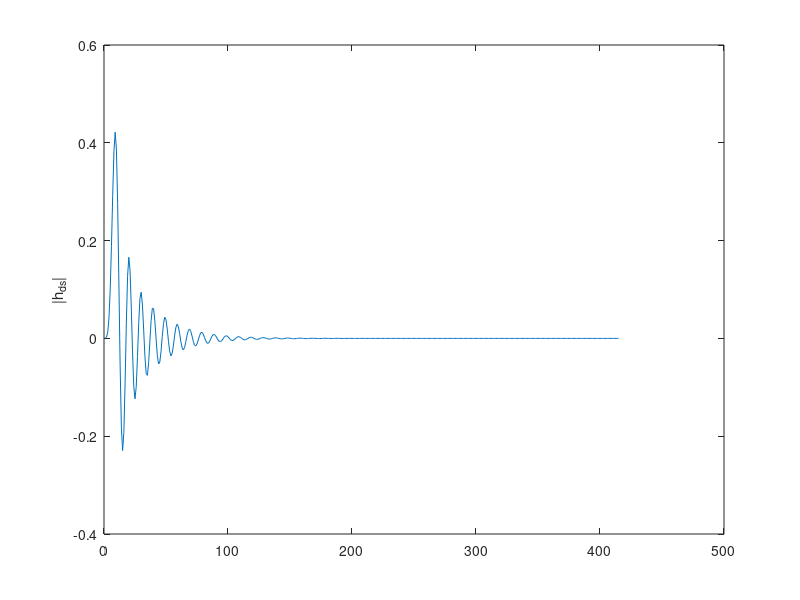
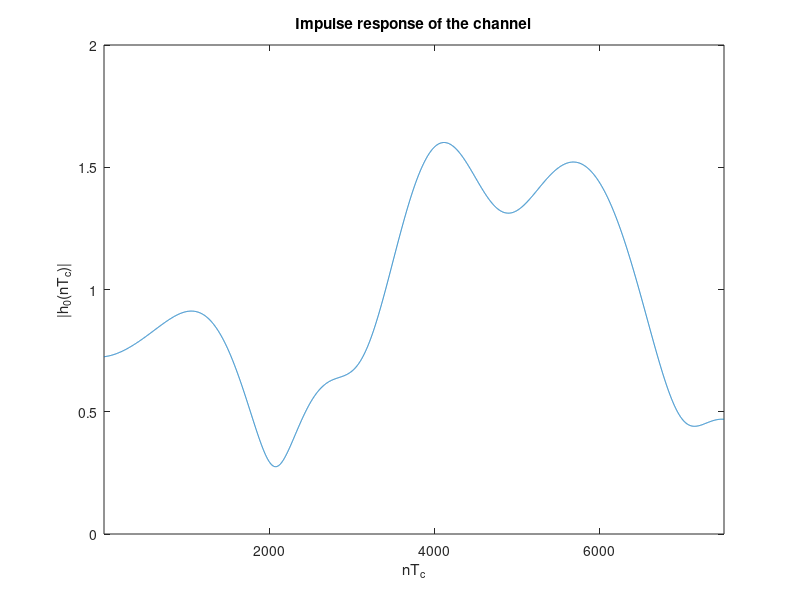

The MATLAB script that drew these images, in order: (Note: this script raises an error after producing the figures.)
clc; close all; clear global; clearvars;

%% SETUP OF THE GIVEN PARAMETERS
Tc=1;
fd=(40*10^-5)/Tc;
Tp=1/10*(1/fd); 
Nsamples=80000;
hplot_samples=7500;

KdB=2;
K=10^(KdB/10); 
C=sqrt(K/(K+1)); 

%setup of the doppler filter coefficients (page 317)
a_ds=[1, -4.4153, 8.6283, -9.4592, 6.1051, -1.3542, -3.3622, 7.2390, -7.9361, 5.1221, -1.8401, 2.8706e-1];
b_ds=[1.3651e-4, 8.1905e-4, 2.0476e-3, 2.7302e-3, 2.0476e-3, 9.0939e-4, 6.7852e-4, 1.3550e-3, 1.8076e-3, 1.3550e-3, 5.3726e-4, 6.1818e-5, -7.1294e-5, ...
    -9.5058e-5, -7.1294e-5, -2.5505e-5, 1.3321e-5, 4.5186e-5, 6.0248e-5, 4.5186e-5, 1.8074e-5, 3.0124e-6];
% The energy of the doppler filter need to be normalized to 1
h_ds=impz(b_ds, a_ds);
E_hds=sum(h_ds.^2);
b_ds=b_ds/sqrt(E_hds);
%normalize the power of h0
Md=1-C^2;

%% SIMULATION OF THE CHANNEL IMPULSE RESPONSE
%compute the transient as 5*Neq*Tp because the final sampling time is Tq 
pvec=abs(roots(a_ds));
pmax=max(pvec);
Neq=ceil(-1/log(pmax));
transient=5*Tp*Neq;

h_nsamples=Nsamples+transient;
w_samples=ceil(h_nsamples/Tp);
% Complex-valued Gaussian white noise with zero mean and unit variance
w=wgn(w_samples,1,0,'complex');

h_full=filter(b_ds, a_ds, w);
figure, plot(impz(b_ds,a_ds)), ylabel('|h_{ds}|')

%interpolation to Tq
t = 1:length(h_full);
t_int = Tc/Tp:Tc/Tp:length(h_full);
h_int = interp1(t, h_full, t_int, 'spline');

%multiply by sqrt(M_h0) to give the desired power
h_int=h_int*sqrt(Md);

%drop the transient and add C because of LOS component
h=h_int(transient+1:end)+C;


%plot of 7500 samples of h
figure, 
plot(abs(h(1:hplot_samples)))
xlabel('nT_c')
ylabel('|h_0(nT_c)|')
xlim([1 hplot_samples])
title('Impulse response of the channel')

%% ESTIMATE OF THE PDF OF H0bar

h_bar=h/sqrt(C^2+Md); % the normalization here does not make much sense
% as M_h0=1-C^2, but it's to keep the formulas as in the book

% mean and variance of the realization of h
h_sd=std(abs(h_bar));
h_mean=mean(abs(h_bar));
% magnitude
mag_h=abs(h_bar);
% fit the data with a Rice ditribution to derive the parameters 
[v, s]=ricefit(mag_h);
% parameters v ans s are related to the rice factor K (wikipedia rician
% distribution)
K_est=v^2/(2*s^2); % estimated value of K 

% plot an histogram of h to get an idea of the shape of the distribution
Nbins=17;
figure,
hist(mag_h, Nbins)
ylabel('Number of samples')
xlabel('Value')
title('Histogram of h_0')

% compute the theoretical and the estimated distributions
x=linspace(0,3,1000);
est=ricepdf(x,v,s);
v_th=sqrt(K/(K+1));
s_th=sqrt(1/(2*(K+1)));
th=ricepdf(x,v_th,s_th );

% plot of the theoretical and estimated distributions
figure
plot(x,est,'r'), hold on, plot(x,th,'b')
title('estimated pdf')
ylabel('f_x(a)')
xlabel('a')
legend('Estimate','theoretical pdf')

%% SPECTRUM ESTIMATION

% Welch estimator
S=600;   %overlap
D=1200;   %window length

w_welch=window(@hamming,D);
%w_welch=kaiser(D,5);

[Welch_P, Ns] = welchPSD(h', w_welch, S);

f=1/Tc:1/Tc:Nsamples;
Welch_centered=fftshift(Welch_P);
figure,
plot(10*log10(Welch_centered))
ylim([-10 30])
xlim([Nsamples/2-5*Nsamples*fd Nsamples/2+5*Nsamples*fd])
xticks([39850 39900 39950 40000 40050 40100 40150])
xticklabels({'-150','-100','-50','0','50','100','150'});
ylabel('H(f) [dB]')
xlabel('f')
